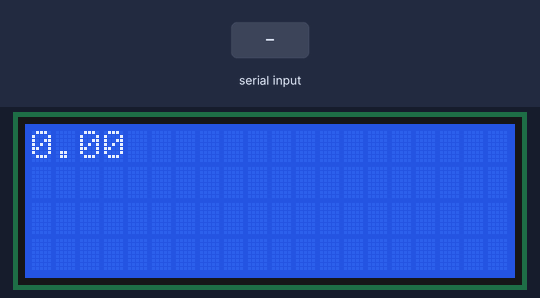
Recording of a sketch running on a simulated Arduino Uno, built with avr-gcc and run on an emulated ATmega328P. On the bench: 20×4 character LCD. The test bench sets the inputs (shaded band). What the sketch prints to the serial monitor is not drawn.

Above: at 1.6 s.
1.7 s: "90,45\n" received over Serial
At 2.8 s:
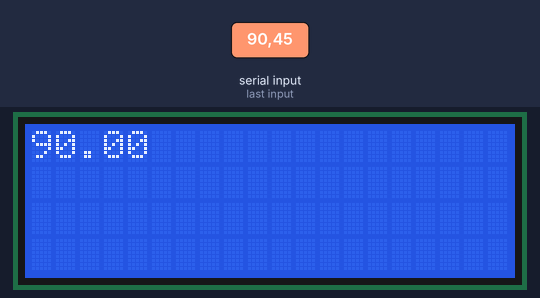
4.5 s: "5\n" received over Serial
Timing chart, 0 to 7.5 s (numbered marks = the images above; inputs shaded):
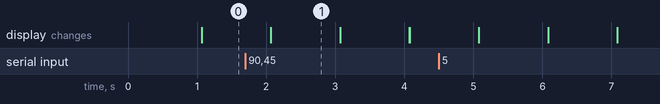

Measured:
- after the input at 1.7 s, the display: first differs from a run without the input after 0.37 s (image 1)
- what the display in image 1 shows lasts 1.0 s, from 2.1 s to 3.1 s

The sketch:

cpu2.ino
```cpp
char bb[10];
#include <LiquidCrystal.h>

LiquidCrystal lcd(8, 9, 10, 11, 12, 13);

void setup()
{
  lcd.begin(20, 4);
  // lcd.print("test");
  Serial.begin(9600);
}

void loop()
{
  for (int i = 0; Serial.available() ; i++)
  {
    bb[i] = Serial.read();
  }
  Serial.println(bb);

  lcd.print(atof(bb));

  delay(1000);
  lcd.clear();
}
```
